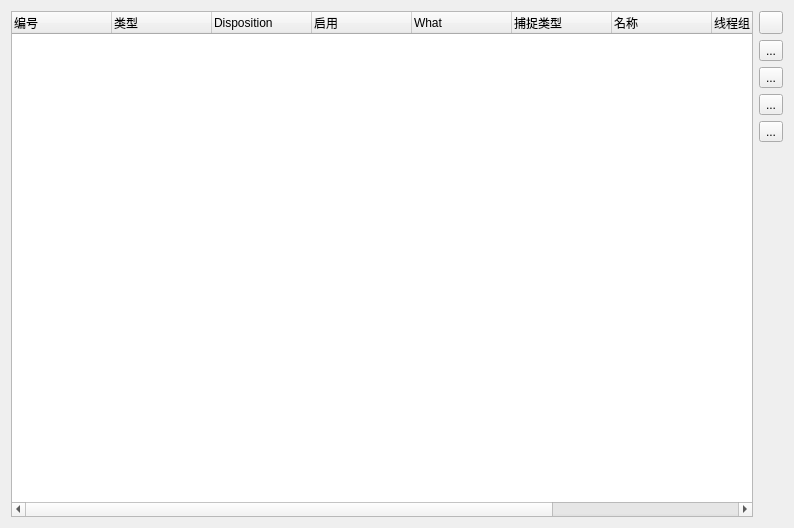
<?xml version="1.0" encoding="UTF-8"?>
<ui version="4.0">
 <class>SeerCatchpointsBrowserWidgetForm</class>
 <widget class="QWidget" name="SeerCatchpointsBrowserWidgetForm">
  <property name="geometry">
   <rect>
    <x>0</x>
    <y>0</y>
    <width>794</width>
    <height>528</height>
   </rect>
  </property>
  <property name="windowTitle">
   <string>Form</string>
  </property>
  <layout class="QGridLayout" name="gridLayout">
   <item row="0" column="0">
    <widget class="QTreeWidget" name="catchpointsTreeWidget">
     <property name="columnCount">
      <number>10</number>
     </property>
     <column>
      <property name="text">
       <string>编号</string>
      </property>
     </column>
     <column>
      <property name="text">
       <string>类型</string>
      </property>
     </column>
     <column>
      <property name="text">
       <string>Disposition</string>
      </property>
     </column>
     <column>
      <property name="text">
       <string>启用</string>
      </property>
     </column>
     <column>
      <property name="text">
       <string>What</string>
      </property>
     </column>
     <column>
      <property name="text">
       <string>捕捉类型</string>
      </property>
     </column>
     <column>
      <property name="text">
       <string>名称</string>
      </property>
     </column>
     <column>
      <property name="text">
       <string>线程组</string>
      </property>
     </column>
     <column>
      <property name="text">
       <string>次数</string>
      </property>
     </column>
     <column>
      <property name="text">
       <string>是否使用</string>
      </property>
     </column>
    </widget>
   </item>
   <item row="0" column="1">
    <layout class="QVBoxLayout" name="verticalLayout">
     <item>
      <widget class="QToolButton" name="refreshCatchpointsToolButton">
       <property name="toolTip">
        <string>Refresh the list of catchpoints.</string>
       </property>
       <property name="text">
        <string/>
       </property>
       <property name="icon">
        <iconset resource="../SeeDataStructureRc.qrc">
         <normaloff>:/resources/RelaxLightIcons/view-refresh.svg</normaloff>:/resources/RelaxLightIcons/view-refresh.svg</iconset>
       </property>
      </widget>
     </item>
     <item>
      <widget class="QToolButton" name="addCatchpointToolButton">
       <property name="toolTip">
        <string>Add a new catchpoint.</string>
       </property>
       <property name="text">
        <string>...</string>
       </property>
       <property name="icon">
        <iconset resource="../SeeDataStructureRc.qrc">
         <normaloff>:/resources/RelaxLightIcons/document-new.svg</normaloff>:/resources/RelaxLightIcons/document-new.svg</iconset>
       </property>
      </widget>
     </item>
     <item>
      <widget class="QToolButton" name="deleteCatchpointsToolButton">
       <property name="toolTip">
        <string>Delete selected catchpoints.</string>
       </property>
       <property name="text">
        <string>...</string>
       </property>
       <property name="icon">
        <iconset resource="../SeeDataStructureRc.qrc">
         <normaloff>:/resources/RelaxLightIcons/edit-delete.svg</normaloff>:/resources/RelaxLightIcons/edit-delete.svg</iconset>
       </property>
      </widget>
     </item>
     <item>
      <widget class="QToolButton" name="enableCatchpointsToolButton">
       <property name="toolTip">
        <string>Enable selected catchpoints.</string>
       </property>
       <property name="text">
        <string>...</string>
       </property>
       <property name="icon">
        <iconset resource="../SeeDataStructureRc.qrc">
         <normaloff>:/resources/RelaxLightIcons/list-add.svg</normaloff>:/resources/RelaxLightIcons/list-add.svg</iconset>
       </property>
      </widget>
     </item>
     <item>
      <widget class="QToolButton" name="disableCatchpointsToolButton">
       <property name="toolTip">
        <string>Disable selected catchpoints.</string>
       </property>
       <property name="text">
        <string>...</string>
       </property>
       <property name="icon">
        <iconset resource="../SeeDataStructureRc.qrc">
         <normaloff>:/resources/RelaxLightIcons/list-remove.svg</normaloff>:/resources/RelaxLightIcons/list-remove.svg</iconset>
       </property>
      </widget>
     </item>
     <item>
      <spacer name="verticalSpacer">
       <property name="orientation">
        <enum>Qt::Vertical</enum>
       </property>
       <property name="sizeHint" stdset="0">
        <size>
         <width>20</width>
         <height>40</height>
        </size>
       </property>
      </spacer>
     </item>
    </layout>
   </item>
  </layout>
 </widget>
 <resources>
  <include location="../SeeDataStructureRc.qrc"/>
 </resources>
 <connections/>
</ui>
